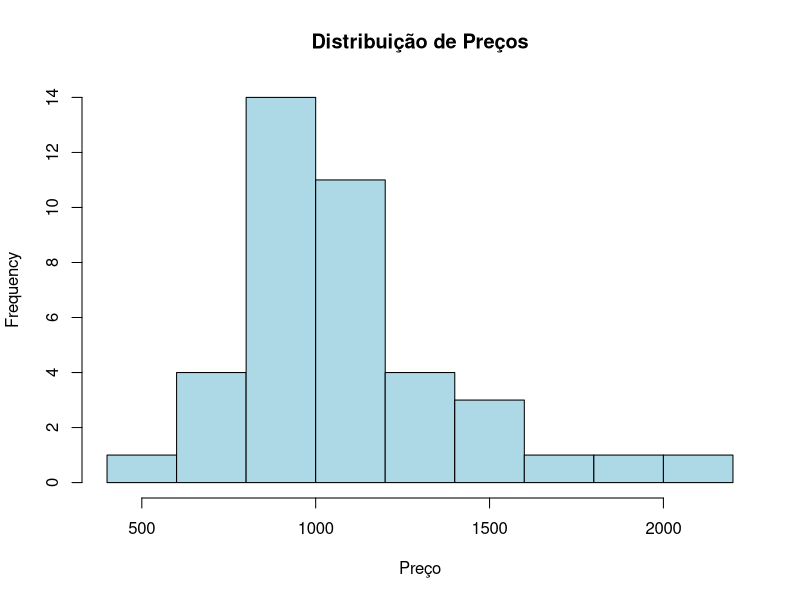
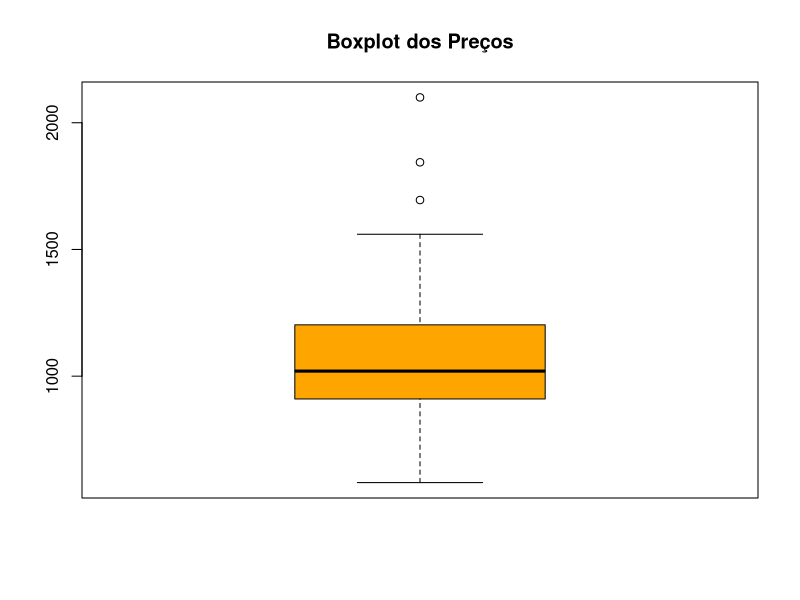

The R script that drew these images, in order: (Note: this script raises an error after producing the figures.)
#Script: imoveis-com-branches
# Projeto: Imoveis

# =========================
# 1. Leitura do banco de dados
# =========================

# Definir diretório (opcional)
# setwd("caminho/da/sua/pasta")

# Leitura do arquivo CSV
dados_imoveis <- read.csv("imoveis - imoveis.csv", 
                          header = TRUE, 
                          sep = ",", 
                          stringsAsFactors = FALSE)

# Visualizar dados
head(dados_imoveis)
str(dados_imoveis)


# =========================
# 2. Gráficos
# =========================

# Histograma (exemplo com preço)
hist(dados_imoveis$preco,
     main = "Distribuição de Preços",
     xlab = "Preço",
     col = "lightblue")

# Boxplot
boxplot(dados_imoveis$preco,
        main = "Boxplot dos Preços",
        col = "orange")


# =========================
# 3. Medidas
# =========================

# Média
mean(dados_imoveis$preco, na.rm = TRUE)

# Mediana
median(dados_imoveis$preco, na.rm = TRUE)

# Desvio padrão
sd(dados_imoveis$preco, na.rm = TRUE)

# Resumo geral
summary(dados_imoveis)

 HEAD
# Média
mean(dados_imoveis$imposto_anual, na.rm = TRUE)

# Mediana
median(dados_imoveis$imposto_anual, na.rm = TRUE)

# Desvio padrão
sd(dados_imoveis$imposto_anual, na.rm = TRUE)


# Histograma da metragem
hist(dados_imoveis$metragem,
     main = "Distribuição da Metragem",
     xlab = "Metragem",
     col = "lightgreen")

graficos
